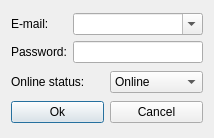
<ui version="4.0" >
 <class>LoginDialog</class>
 <widget class="QDialog" name="LoginDialog" >
  <property name="geometry" >
   <rect>
    <x>0</x>
    <y>0</y>
    <width>214</width>
    <height>138</height>
   </rect>
  </property>
  <property name="windowTitle" >
   <string>Login</string>
  </property>
  <property name="windowIcon" >
   <iconset resource="res.qrc" >
    <normaloff>:/icons/logindlg.png</normaloff>:/icons/logindlg.png</iconset>
  </property>
  <layout class="QVBoxLayout" name="verticalLayout" >
   <item>
    <layout class="QGridLayout" name="gridLayout" >
     <item row="0" column="0" >
      <widget class="QLabel" name="emailLabel" >
       <property name="text" >
        <string>E-mail:</string>
       </property>
      </widget>
     </item>
     <item row="0" column="1" >
      <widget class="QComboBox" name="emailBox" >
       <property name="editable" >
        <bool>true</bool>
       </property>
      </widget>
     </item>
     <item row="1" column="0" >
      <widget class="QLabel" name="passwordLabel" >
       <property name="text" >
        <string>Password:</string>
       </property>
      </widget>
     </item>
     <item row="1" column="1" >
      <widget class="QLineEdit" name="passwordEdit" >
       <property name="echoMode" >
        <enum>QLineEdit::Password</enum>
       </property>
      </widget>
     </item>
    </layout>
   </item>
   <item>
    <layout class="QHBoxLayout" >
     <item>
      <widget class="QLabel" name="onlineStatusLabel" >
       <property name="text" >
        <string>Online status:</string>
       </property>
      </widget>
     </item>
     <item>
      <widget class="QComboBox" name="onlineStatusBox" >
       <item>
        <property name="text" >
         <string>Online</string>
        </property>
        <property name="icon" >
         <iconset resource="res.qrc" >
          <normaloff>:/icons/status/status_online.png</normaloff>:/icons/status/status_online.png</iconset>
        </property>
       </item>
       <item>
        <property name="text" >
         <string>Away</string>
        </property>
        <property name="icon" >
         <iconset resource="res.qrc" >
          <normaloff>:/icons/status/status_away.png</normaloff>:/icons/status/status_away.png</iconset>
        </property>
       </item>
       <item>
        <property name="text" >
         <string>Invisible</string>
        </property>
        <property name="icon" >
         <iconset resource="res.qrc" >
          <normaloff>:/icons/status/status_invisible.png</normaloff>:/icons/status/status_invisible.png</iconset>
        </property>
       </item>
      </widget>
     </item>
    </layout>
   </item>
   <item>
    <layout class="QHBoxLayout" >
     <item>
      <widget class="QPushButton" name="okButton" >
       <property name="text" >
        <string>Ok</string>
       </property>
       <property name="default" >
        <bool>true</bool>
       </property>
      </widget>
     </item>
     <item>
      <widget class="QPushButton" name="cancelButton" >
       <property name="text" >
        <string>Cancel</string>
       </property>
      </widget>
     </item>
    </layout>
   </item>
  </layout>
 </widget>
 <tabstops>
  <tabstop>emailBox</tabstop>
  <tabstop>passwordEdit</tabstop>
  <tabstop>onlineStatusBox</tabstop>
  <tabstop>okButton</tabstop>
  <tabstop>cancelButton</tabstop>
 </tabstops>
 <resources>
  <include location="res.qrc" />
 </resources>
 <connections/>
</ui>
